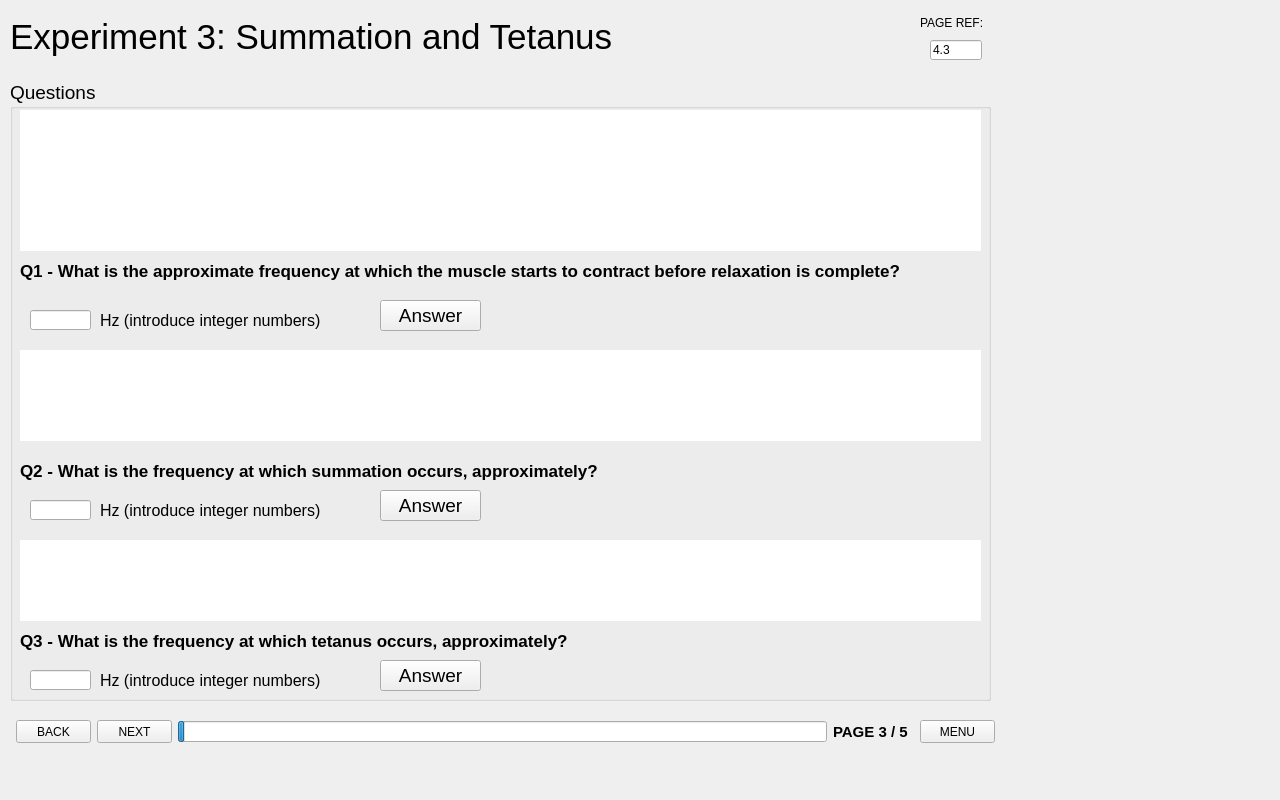
<?xml version="1.0" encoding="UTF-8"?>
<ui version="4.0">
 <class>MainWindow</class>
 <widget class="QMainWindow" name="MainWindow">
  <property name="geometry">
   <rect>
    <x>0</x>
    <y>0</y>
    <width>1280</width>
    <height>800</height>
   </rect>
  </property>
  <property name="windowTitle">
   <string>MainWindow</string>
  </property>
  <property name="autoFillBackground">
   <bool>false</bool>
  </property>
  <widget class="QWidget" name="centralwidget">
   <widget class="QLineEdit" name="lineEdit_2">
    <property name="geometry">
     <rect>
      <x>930</x>
      <y>40</y>
      <width>52</width>
      <height>20</height>
     </rect>
    </property>
    <property name="sizePolicy">
     <sizepolicy hsizetype="Ignored" vsizetype="Fixed">
      <horstretch>0</horstretch>
      <verstretch>0</verstretch>
     </sizepolicy>
    </property>
    <property name="text">
     <string>4.3</string>
    </property>
    <property name="readOnly">
     <bool>true</bool>
    </property>
   </widget>
   <widget class="QLabel" name="labelCurrentWindow">
    <property name="geometry">
     <rect>
      <x>10</x>
      <y>0</y>
      <width>851</width>
      <height>74</height>
     </rect>
    </property>
    <property name="font">
     <font>
      <pointsize>26</pointsize>
     </font>
    </property>
    <property name="text">
     <string>Experiment 3: Summation and Tetanus</string>
    </property>
   </widget>
   <widget class="QLabel" name="labelPageRef_2">
    <property name="geometry">
     <rect>
      <x>920</x>
      <y>0</y>
      <width>71</width>
      <height>46</height>
     </rect>
    </property>
    <property name="sizePolicy">
     <sizepolicy hsizetype="Maximum" vsizetype="Preferred">
      <horstretch>0</horstretch>
      <verstretch>0</verstretch>
     </sizepolicy>
    </property>
    <property name="text">
     <string>PAGE REF:</string>
    </property>
   </widget>
   <widget class="QProgressBar" name="progressBar">
    <property name="geometry">
     <rect>
      <x>178</x>
      <y>721</y>
      <width>649</width>
      <height>21</height>
     </rect>
    </property>
    <property name="sizePolicy">
     <sizepolicy hsizetype="Minimum" vsizetype="Fixed">
      <horstretch>0</horstretch>
      <verstretch>0</verstretch>
     </sizepolicy>
    </property>
    <property name="value">
     <number>1</number>
    </property>
    <property name="textVisible">
     <bool>false</bool>
    </property>
   </widget>
   <widget class="QPushButton" name="pushButtonBack">
    <property name="geometry">
     <rect>
      <x>16</x>
      <y>720</y>
      <width>75</width>
      <height>23</height>
     </rect>
    </property>
    <property name="sizePolicy">
     <sizepolicy hsizetype="Maximum" vsizetype="Fixed">
      <horstretch>0</horstretch>
      <verstretch>0</verstretch>
     </sizepolicy>
    </property>
    <property name="text">
     <string>BACK</string>
    </property>
   </widget>
   <widget class="QPushButton" name="pushButtonNext">
    <property name="geometry">
     <rect>
      <x>97</x>
      <y>720</y>
      <width>75</width>
      <height>23</height>
     </rect>
    </property>
    <property name="sizePolicy">
     <sizepolicy hsizetype="Maximum" vsizetype="Fixed">
      <horstretch>0</horstretch>
      <verstretch>0</verstretch>
     </sizepolicy>
    </property>
    <property name="text">
     <string>NEXT</string>
    </property>
   </widget>
   <widget class="QLabel" name="label_6">
    <property name="geometry">
     <rect>
      <x>833</x>
      <y>707</y>
      <width>81</width>
      <height>49</height>
     </rect>
    </property>
    <property name="sizePolicy">
     <sizepolicy hsizetype="Maximum" vsizetype="Preferred">
      <horstretch>0</horstretch>
      <verstretch>0</verstretch>
     </sizepolicy>
    </property>
    <property name="font">
     <font>
      <pointsize>11</pointsize>
      <weight>75</weight>
      <bold>true</bold>
     </font>
    </property>
    <property name="text">
     <string>PAGE 3 / 5</string>
    </property>
   </widget>
   <widget class="QPushButton" name="pushButtonMenu">
    <property name="geometry">
     <rect>
      <x>920</x>
      <y>720</y>
      <width>75</width>
      <height>23</height>
     </rect>
    </property>
    <property name="sizePolicy">
     <sizepolicy hsizetype="Maximum" vsizetype="Fixed">
      <horstretch>0</horstretch>
      <verstretch>0</verstretch>
     </sizepolicy>
    </property>
    <property name="minimumSize">
     <size>
      <width>50</width>
      <height>20</height>
     </size>
    </property>
    <property name="text">
     <string>MENU</string>
    </property>
   </widget>
   <widget class="QGroupBox" name="groupBox">
    <property name="geometry">
     <rect>
      <x>10</x>
      <y>80</y>
      <width>981</width>
      <height>621</height>
     </rect>
    </property>
    <property name="font">
     <font>
      <pointsize>14</pointsize>
     </font>
    </property>
    <property name="title">
     <string>Questions</string>
    </property>
    <widget class="QLabel" name="label_2">
     <property name="geometry">
      <rect>
       <x>10</x>
       <y>180</y>
       <width>971</width>
       <height>21</height>
      </rect>
     </property>
     <property name="font">
      <font>
       <pointsize>13</pointsize>
       <weight>75</weight>
       <bold>true</bold>
      </font>
     </property>
     <property name="text">
      <string>Q1 - What is the approximate frequency at which the muscle starts to contract before relaxation is complete?</string>
     </property>
    </widget>
    <widget class="QLineEdit" name="lineEditQuestion1">
     <property name="geometry">
      <rect>
       <x>20</x>
       <y>230</y>
       <width>61</width>
       <height>20</height>
      </rect>
     </property>
     <property name="text">
      <string/>
     </property>
    </widget>
    <widget class="QLabel" name="label">
     <property name="geometry">
      <rect>
       <x>90</x>
       <y>230</y>
       <width>391</width>
       <height>20</height>
      </rect>
     </property>
     <property name="font">
      <font>
       <pointsize>12</pointsize>
      </font>
     </property>
     <property name="text">
      <string>Hz (introduce integer numbers)</string>
     </property>
    </widget>
    <widget class="QPushButton" name="pushButtonAnswerQuestion1">
     <property name="geometry">
      <rect>
       <x>370</x>
       <y>220</y>
       <width>101</width>
       <height>31</height>
      </rect>
     </property>
     <property name="text">
      <string>Answer</string>
     </property>
    </widget>
    <widget class="QPushButton" name="pushButtonAnswerQuestion2">
     <property name="geometry">
      <rect>
       <x>370</x>
       <y>410</y>
       <width>101</width>
       <height>31</height>
      </rect>
     </property>
     <property name="text">
      <string>Answer</string>
     </property>
    </widget>
    <widget class="QTextBrowser" name="textBrowser">
     <property name="geometry">
      <rect>
       <x>10</x>
       <y>460</y>
       <width>961</width>
       <height>81</height>
      </rect>
     </property>
     <property name="frameShape">
      <enum>QFrame::NoFrame</enum>
     </property>
     <property name="html">
      <string>&lt;!DOCTYPE HTML PUBLIC &quot;-//W3C//DTD HTML 4.0//EN&quot; &quot;http://www.w3.org/TR/REC-html40/strict.dtd&quot;&gt;
&lt;html&gt;&lt;head&gt;&lt;meta name=&quot;qrichtext&quot; content=&quot;1&quot; /&gt;&lt;style type=&quot;text/css&quot;&gt;
p, li { white-space: pre-wrap; }
&lt;/style&gt;&lt;/head&gt;&lt;body style=&quot; font-family:'.AppleSystemUIFont'; font-size:14pt; font-weight:400; font-style:normal;&quot;&gt;
&lt;p align=&quot;justify&quot; style=&quot; margin-top:0px; margin-bottom:0px; margin-left:0px; margin-right:0px; -qt-block-indent:0; text-indent:0px;&quot;&gt;&lt;a name=&quot;docs-internal-guid-75a3b4a4-7fff-4d0e-12d1-3741f92d8fc0&quot;&gt;&lt;/a&gt;&lt;span style=&quot; font-family:'Times New Roman'; font-size:18pt; color:#ffffff; background-color:transparent;&quot;&gt;W&lt;/span&gt;&lt;span style=&quot; font-family:'Times New Roman'; font-size:18pt; color:#ffffff; background-color:transparent;&quot;&gt;hen the stimulation frequency is increased considerably, the individual contractions can no longer be seen. The muscle undergoes a smooth contraction or tetanus.&lt;/span&gt;&lt;/p&gt;&lt;/body&gt;&lt;/html&gt;</string>
     </property>
    </widget>
    <widget class="QLabel" name="label_10">
     <property name="geometry">
      <rect>
       <x>10</x>
       <y>550</y>
       <width>769</width>
       <height>21</height>
      </rect>
     </property>
     <property name="font">
      <font>
       <pointsize>13</pointsize>
       <weight>75</weight>
       <bold>true</bold>
      </font>
     </property>
     <property name="text">
      <string>Q3 - What is the frequency at which tetanus occurs, approximately?</string>
     </property>
    </widget>
    <widget class="QTextBrowser" name="textBrowser_2">
     <property name="geometry">
      <rect>
       <x>10</x>
       <y>30</y>
       <width>961</width>
       <height>141</height>
      </rect>
     </property>
     <property name="frameShape">
      <enum>QFrame::NoFrame</enum>
     </property>
     <property name="html">
      <string>&lt;!DOCTYPE HTML PUBLIC &quot;-//W3C//DTD HTML 4.0//EN&quot; &quot;http://www.w3.org/TR/REC-html40/strict.dtd&quot;&gt;
&lt;html&gt;&lt;head&gt;&lt;meta name=&quot;qrichtext&quot; content=&quot;1&quot; /&gt;&lt;style type=&quot;text/css&quot;&gt;
p, li { white-space: pre-wrap; }
&lt;/style&gt;&lt;/head&gt;&lt;body style=&quot; font-family:'.AppleSystemUIFont'; font-size:14pt; font-weight:400; font-style:normal;&quot;&gt;
&lt;p align=&quot;justify&quot; style=&quot; margin-top:0px; margin-bottom:0px; margin-left:0px; margin-right:0px; -qt-block-indent:0; text-indent:0px; line-height:120%;&quot;&gt;&lt;a name=&quot;docs-internal-guid-6ae62a28-7fff-0959-fe3b-5799fade67e5&quot;&gt;&lt;/a&gt;&lt;span style=&quot; font-family:'Times New Roman'; font-size:18pt; color:#ffffff; background-color:transparent;&quot;&gt;W&lt;/span&gt;&lt;span style=&quot; font-family:'Times New Roman'; font-size:18pt; color:#ffffff; background-color:transparent;&quot;&gt;hen you stimulate the muscle at a low frequency, for example 1/sec, each twitch occurs separately, and the muscle relaxes completely before the next contraction. At higher frequencies, the muscle starts to contract before relaxation is complete.&lt;/span&gt;&lt;/p&gt;&lt;/body&gt;&lt;/html&gt;</string>
     </property>
    </widget>
    <widget class="QTextBrowser" name="textBrowser_3">
     <property name="geometry">
      <rect>
       <x>10</x>
       <y>270</y>
       <width>961</width>
       <height>91</height>
      </rect>
     </property>
     <property name="frameShape">
      <enum>QFrame::NoFrame</enum>
     </property>
     <property name="html">
      <string>&lt;!DOCTYPE HTML PUBLIC &quot;-//W3C//DTD HTML 4.0//EN&quot; &quot;http://www.w3.org/TR/REC-html40/strict.dtd&quot;&gt;
&lt;html&gt;&lt;head&gt;&lt;meta name=&quot;qrichtext&quot; content=&quot;1&quot; /&gt;&lt;style type=&quot;text/css&quot;&gt;
p, li { white-space: pre-wrap; }
&lt;/style&gt;&lt;/head&gt;&lt;body style=&quot; font-family:'.AppleSystemUIFont'; font-size:14pt; font-weight:400; font-style:normal;&quot;&gt;
&lt;p align=&quot;justify&quot; style=&quot; margin-top:0px; margin-bottom:0px; margin-left:0px; margin-right:0px; -qt-block-indent:0; text-indent:0px;&quot;&gt;&lt;a name=&quot;docs-internal-guid-d1a772cb-7fff-6e5b-9c8f-4ce76aec1f6c&quot;&gt;&lt;/a&gt;&lt;span style=&quot; font-family:'Times New Roman'; font-size:18pt; color:#ffffff; background-color:transparent;&quot;&gt;W&lt;/span&gt;&lt;span style=&quot; font-family:'Times New Roman'; font-size:18pt; color:#ffffff; background-color:transparent;&quot;&gt;hen the stimulation frequency is increased, the peak tension becomes greater than in a single twitch. This is called summation.&lt;/span&gt;&lt;/p&gt;&lt;/body&gt;&lt;/html&gt;</string>
     </property>
    </widget>
    <widget class="QLabel" name="label_3">
     <property name="geometry">
      <rect>
       <x>10</x>
       <y>380</y>
       <width>769</width>
       <height>21</height>
      </rect>
     </property>
     <property name="font">
      <font>
       <pointsize>13</pointsize>
       <weight>75</weight>
       <bold>true</bold>
      </font>
     </property>
     <property name="text">
      <string>Q2 - What is the frequency at which summation occurs, approximately?</string>
     </property>
    </widget>
    <widget class="QLineEdit" name="lineEditQuestion2">
     <property name="geometry">
      <rect>
       <x>20</x>
       <y>420</y>
       <width>61</width>
       <height>20</height>
      </rect>
     </property>
     <property name="text">
      <string/>
     </property>
    </widget>
    <widget class="QLabel" name="label_4">
     <property name="geometry">
      <rect>
       <x>90</x>
       <y>420</y>
       <width>391</width>
       <height>20</height>
      </rect>
     </property>
     <property name="font">
      <font>
       <pointsize>12</pointsize>
      </font>
     </property>
     <property name="text">
      <string>Hz (introduce integer numbers)</string>
     </property>
    </widget>
    <widget class="QLineEdit" name="lineEditQuestion3">
     <property name="geometry">
      <rect>
       <x>20</x>
       <y>590</y>
       <width>61</width>
       <height>20</height>
      </rect>
     </property>
     <property name="text">
      <string/>
     </property>
    </widget>
    <widget class="QLabel" name="label_5">
     <property name="geometry">
      <rect>
       <x>90</x>
       <y>590</y>
       <width>391</width>
       <height>21</height>
      </rect>
     </property>
     <property name="font">
      <font>
       <pointsize>12</pointsize>
      </font>
     </property>
     <property name="text">
      <string>Hz (introduce integer numbers)</string>
     </property>
    </widget>
    <widget class="QPushButton" name="pushButtonAnswerQuestion3">
     <property name="geometry">
      <rect>
       <x>370</x>
       <y>580</y>
       <width>101</width>
       <height>31</height>
      </rect>
     </property>
     <property name="text">
      <string>Answer</string>
     </property>
    </widget>
   </widget>
  </widget>
 </widget>
 <resources>
  <include location="../resources.qrc"/>
 </resources>
 <connections/>
</ui>
